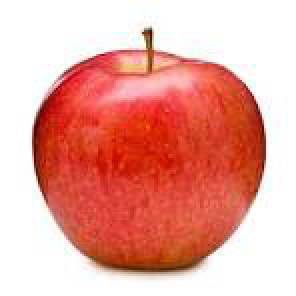
#> input picture apple.png, 148 x 148 px (shown 2 times larger)
$ jupyter execute DIP_Question4.ipynb
#> lines starting #> are read from the running program, lines starting #| are printed output that depends on the picture
<a href="https://colab.research.google.com/github/abhiram27/DIP/blob/main/DIP_Question4.ipynb" target="_parent"></a>

[cell 1]
import numpy as np
import cv2
from matplotlib import pyplot as plt

# Load the image and apply Fourier Transform
image = cv2.imread('apple.png', 0)
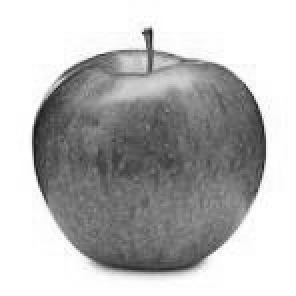
#> image: shape (148, 148) (shown 2 times larger); min 22, max 255, mean 185.3

# Check if the image is loaded
if image is None:
    raise ValueError("Image not found or unable to load.")

f_transform = np.fft.fftshift(np.fft.fft2(image))

# Butterworth Low-pass Filter
def butterworth_lowpass_filter(shape, d0, n):
#> called with shape = (148, 148), d0 = 30, n = 2
    P, Q = shape
    H = np.zeros((P, Q), dtype=np.float32)
    for u in range(P):
        for v in range(Q):
            D = np.sqrt((u - P/2)**2 + (v - Q/2)**2)  # Corrected distance calculation
            H[u, v] = 1 / (1 + (D/d0)**(2*n))
    return H

butter_filter = butterworth_lowpass_filter(image.shape, 30, 2)
butter_filtered = f_transform * butter_filter

# Inverse Fourier Transform
butter_filtered_img = np.fft.ifft2(np.fft.ifftshift(butter_filtered))
butter_filtered_img = np.abs(butter_filtered_img)
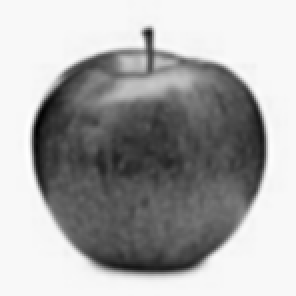
#> butter_filtered_img: shape (148, 148) float64 (shown 2 times larger); min 35.16, max 260.7, mean 185.3; drawn with min black and max white

# Gaussian Filter
x = cv2.getGaussianKernel(image.shape[0], 30)
y = cv2.getGaussianKernel(image.shape[1], 30)
gaussian_filter = x * y.T

gaussian_filtered = f_transform * gaussian_filter

# Inverse Fourier Transform
gaussian_filtered_img = np.fft.ifft2(np.fft.ifftshift(gaussian_filtered))
gaussian_filtered_img = np.abs(gaussian_filtered_img)

# Display results
plt.figure(figsize=(12, 6))
plt.subplot(131), plt.imshow(np.log(np.abs(f_transform) + 1), cmap='gray'), plt.title('Fourier Transform')
plt.subplot(132), plt.imshow(butter_filtered_img, cmap='gray'), plt.title('Butterworth Filtered')
plt.subplot(133), plt.imshow(gaussian_filtered_img, cmap='gray'), plt.title('Gaussian Filtered')
plt.show()
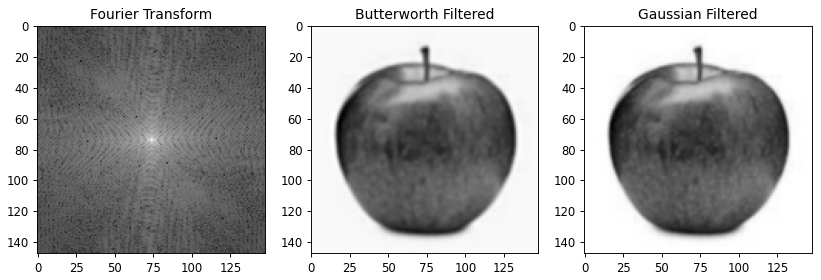
#> figure drawn by matplotlib, 3 panels
